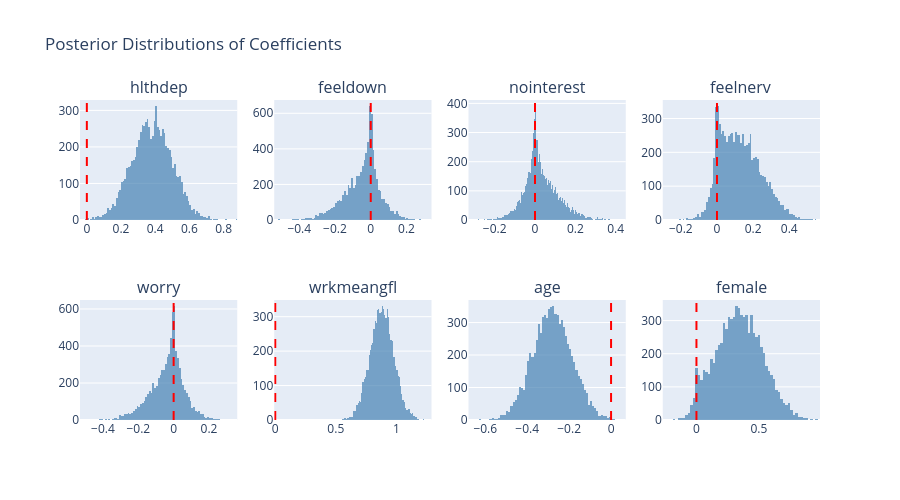

The notebook cell this image was saved under:
### Code cell
# Visualize coefficient posteriors
fig = make_subplots(rows=2, cols=4, subplot_titles=predictor_names)

for i, name in enumerate(predictor_names):
    row = i // 4 + 1
    col = i % 4 + 1
    samples = beta_samples_flat[:, i]
    
    fig.add_trace(
        go.Histogram(x=samples, name=name, showlegend=False, 
                    marker_color='steelblue', opacity=0.7),
        row=row, col=col
    )
    
    # Add vertical line at 0
    fig.add_vline(x=0, line_dash='dash', line_color='red', row=row, col=col)

fig.update_layout(height=500, title='Posterior Distributions of Coefficients')
fig.show()

### Figure 1 — Plotly figure (JSON) as saved in the notebook; plotly's stock layout.template omitted (floating-point values rounded to 4 significant figures; data arrays with more than 128 entries replaced by an {"elided": "..."} marker saying what was removed)
{"data": [{"marker": {"color": "steelblue"}, "name": "hlthdep", "opacity": 0.7, "showlegend": false, "type": "histogram", "x": {"elided": "8000 float values"}, "xaxis": "x", "yaxis": "y"}, {"marker": {"color": "steelblue"}, "name": "feeldown", "opacity": 0.7, "showlegend": false, "type": "histogram", "x": {"elided": "8000 float values"}, "xaxis": "x2", "yaxis": "y2"}, {"marker": {"color": "steelblue"}, "name": "nointerest", "opacity": 0.7, "showlegend": false, "type": "histogram", "x": {"elided": "8000 float values"}, "xaxis": "x3", "yaxis": "y3"}, {"marker": {"color": "steelblue"}, "name": "feelnerv", "opacity": 0.7, "showlegend": false, "type": "histogram", "x": {"elided": "8000 float values"}, "xaxis": "x4", "yaxis": "y4"}, {"marker": {"color": "steelblue"}, "name": "worry", "opacity": 0.7, "showlegend": false, "type": "histogram", "x": {"elided": "8000 float values"}, "xaxis": "x5", "yaxis": "y5"}, {"marker": {"color": "steelblue"}, "name": "wrkmeangfl", "opacity": 0.7, "showlegend": false, "type": "histogram", "x": {"elided": "8000 float values"}, "xaxis": "x6", "yaxis": "y6"}, {"marker": {"color": "steelblue"}, "name": "age", "opacity": 0.7, "showlegend": false, "type": "histogram", "x": {"elided": "8000 float values"}, "xaxis": "x7", "yaxis": "y7"}, {"marker": {"color": "steelblue"}, "name": "female", "opacity": 0.7, "showlegend": false, "type": "histogram", "x": {"elided": "8000 float values"}, "xaxis": "x8", "yaxis": "y8"}], "layout": {"annotations": [{"font": {"size": 16}, "showarrow": false, "text": "hlthdep", "x": 0.1062, "xanchor": "center", "xref": "paper", "y": 1, "yanchor": "bottom", "yref": "paper"}, {"font": {"size": 16}, "showarrow": false, "text": "feeldown", "x": 0.3688, "xanchor": "center", "xref": "paper", "y": 1, "yanchor": "bottom", "yref": "paper"}, {"font": {"size": 16}, "showarrow": false, "text": "nointerest", "x": 0.6313, "xanchor": "center", "xref": "paper", "y": 1, "yanchor": "bottom", "yref": "paper"}, {"font": {"size": 16}, "showarrow": false, "text": "feelnerv", "x": 0.8938, "xanchor": "center", "xref": "paper", "y": 1, "yanchor": "bottom", "yref": "paper"}, {"font": {"size": 16}, "showarrow": false, "text": "worry", "x": 0.1062, "xanchor": "center", "xref": "paper", "y": 0.375, "yanchor": "bottom", "yref": "paper"}, {"font": {"size": 16}, "showarrow": false, "text": "wrkmeangfl", "x": 0.3688, "xanchor": "center", "xref": "paper", "y": 0.375, "yanchor": "bottom", "yref": "paper"}, {"font": {"size": 16}, "showarrow": false, "text": "age", "x": 0.6313, "xanchor": "center", "xref": "paper", "y": 0.375, "yanchor": "bottom", "yref": "paper"}, {"font": {"size": 16}, "showarrow": false, "text": "female", "x": 0.8938, "xanchor": "center", "xref": "paper", "y": 0.375, "yanchor": "bottom", "yref": "paper"}], "height": 500, "shapes": [{"line": {"color": "red", "dash": "dash"}, "type": "line", "x0": 0, "x1": 0, "xref": "x", "y0": 0, "y1": 1, "yref": "y domain"}, {"line": {"color": "red", "dash": "dash"}, "type": "line", "x0": 0, "x1": 0, "xref": "x2", "y0": 0, "y1": 1, "yref": "y2 domain"}, {"line": {"color": "red", "dash": "dash"}, "type": "line", "x0": 0, "x1": 0, "xref": "x3", "y0": 0, "y1": 1, "yref": "y3 domain"}, {"line": {"color": "red", "dash": "dash"}, "type": "line", "x0": 0, "x1": 0, "xref": "x4", "y0": 0, "y1": 1, "yref": "y4 domain"}, {"line": {"color": "red", "dash": "dash"}, "type": "line", "x0": 0, "x1": 0, "xref": "x5", "y0": 0, "y1": 1, "yref": "y5 domain"}, {"line": {"color": "red", "dash": "dash"}, "type": "line", "x0": 0, "x1": 0, "xref": "x6", "y0": 0, "y1": 1, "yref": "y6 domain"}, {"line": {"color": "red", "dash": "dash"}, "type": "line", "x0": 0, "x1": 0, "xref": "x7", "y0": 0, "y1": 1, "yref": "y7 domain"}, {"line": {"color": "red", "dash": "dash"}, "type": "line", "x0": 0, "x1": 0, "xref": "x8", "y0": 0, "y1": 1, "yref": "y8 domain"}], "title": {"text": "Posterior Distributions of Coefficients"}, "xaxis": {"anchor": "y", "domain": [0, 0.2125]}, "xaxis2": {"anchor": "y2", "domain": [0.2625, 0.475]}, "xaxis3": {"anchor": "y3", "domain": [0.525, 0.7375]}, "xaxis4": {"anchor": "y4", "domain": [0.7875, 1]}, "xaxis5": {"anchor": "y5", "domain": [0, 0.2125]}, "xaxis6": {"anchor": "y6", "domain": [0.2625, 0.475]}, "xaxis7": {"anchor": "y7", "domain": [0.525, 0.7375]}, "xaxis8": {"anchor": "y8", "domain": [0.7875, 1]}, "yaxis": {"anchor": "x", "domain": [0.625, 1]}, "yaxis2": {"anchor": "x2", "domain": [0.625, 1]}, "yaxis3": {"anchor": "x3", "domain": [0.625, 1]}, "yaxis4": {"anchor": "x4", "domain": [0.625, 1]}, "yaxis5": {"anchor": "x5", "domain": [0, 0.375]}, "yaxis6": {"anchor": "x6", "domain": [0, 0.375]}, "yaxis7": {"anchor": "x7", "domain": [0, 0.375]}, "yaxis8": {"anchor": "x8", "domain": [0, 0.375]}}}
